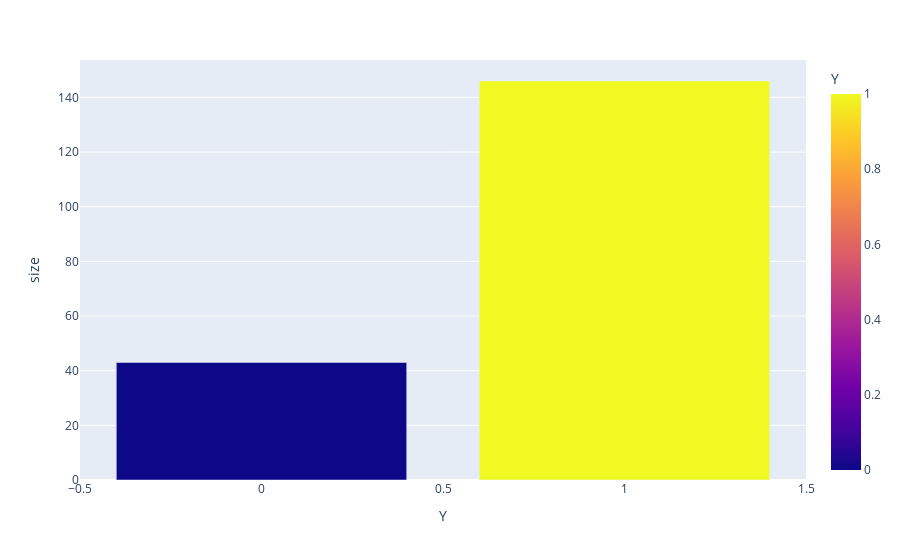

Source (notebook cell):
### Markdown cell above
6. Compare the acceptance rates between those drivers who:

- go to bars more than once a month, had passengers that were not a kid, and were not widowed *OR*
- go to bars more than once a month and are under the age of 30 *OR*
- go to cheap restaurants more than 4 times a month and income is less than 50K.

### Code cell
# go to bars more than once a month, had passengers that were not a kid, and were not widowed
#coupon['Bar'] = coupon['Bar'].astype(int)
scenariodf4 = barcoupon.query("Bar > 1").query("passanger != 'Kid(s)'").query("maritalStatus != 'Widowed'")

scenariodf4 = scenariodf4.groupby('Y').size().reset_index(name='size')

fig = px.bar(scenariodf4, x='Y', y='size',color='Y')
fig.show()

### Figure 1 — Plotly figure (JSON) as saved in the notebook; plotly's stock layout.template omitted (floating-point values rounded to 4 significant figures)
{"data": [{"alignmentgroup": "True", "hovertemplate": "Y=%{marker.color}<br>size=%{y}<extra></extra>", "legendgroup": "", "marker": {"color": [0, 1], "coloraxis": "coloraxis", "pattern": {"shape": ""}}, "name": "", "offsetgroup": "", "orientation": "v", "showlegend": false, "textposition": "auto", "type": "bar", "x": [0, 1], "xaxis": "x", "y": [43, 146], "yaxis": "y"}], "layout": {"barmode": "relative", "coloraxis": {"colorbar": {"title": {"text": "Y"}}, "colorscale": [[0, "#0d0887"], [0.1111, "#46039f"], [0.2222, "#7201a8"], [0.3333, "#9c179e"], [0.4444, "#bd3786"], [0.5556, "#d8576b"], [0.6667, "#ed7953"], [0.7778, "#fb9f3a"], [0.8889, "#fdca26"], [1, "#f0f921"]]}, "legend": {"tracegroupgap": 0}, "margin": {"t": 60}, "xaxis": {"anchor": "y", "domain": [0, 1], "title": {"text": "Y"}}, "yaxis": {"anchor": "x", "domain": [0, 1], "title": {"text": "size"}}}}
